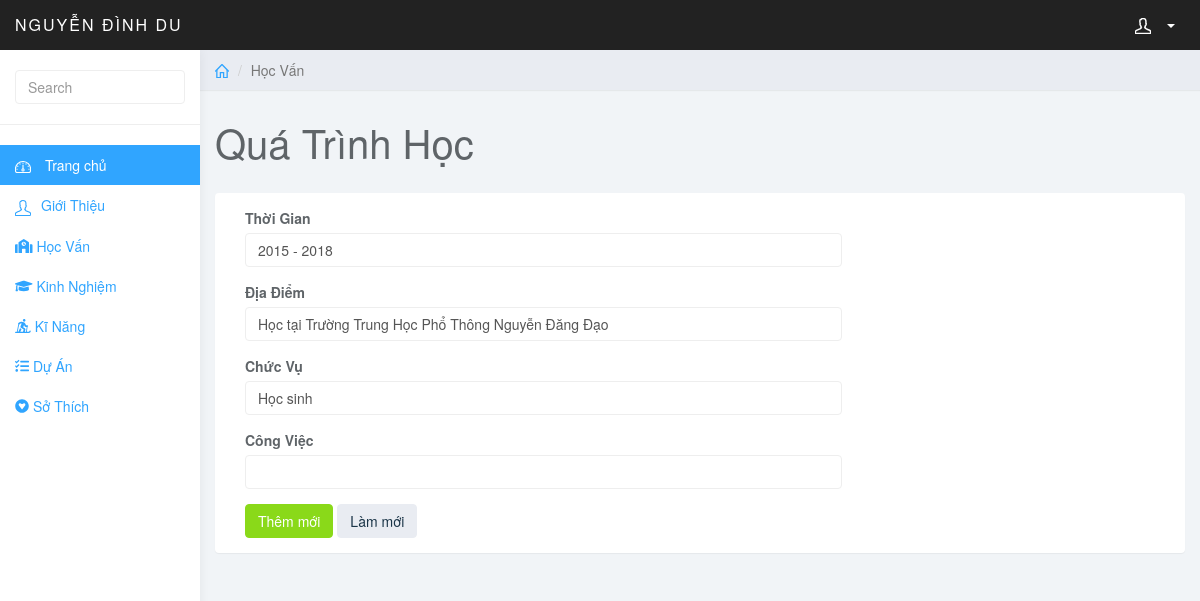
Screenshot of /admin/index.php?page=edit_kinhnghiem&id=1 (signed in) with the database file from the repository.
### tables this page shows
CREATE TABLE `kinhnghiem` (
  `id` int(10) NOT NULL,
  `date` varchar(30) NOT NULL,
  `kinhng` varchar(255) NOT NULL,
  `chucvu` varchar(255) NOT NULL,
  `congviec` varchar(255) NOT NULL,
  `diem` varchar(10) NOT NULL
);

### admin/edit_kinhnghiem.php (the view, shortened to what this page needs)
<?php
include('../config/connect.php');
$id = $_GET['id'];
$sql = "SELECT * FROM kinhnghiem WHERE id=$id";
$query = mysqli_query($conn, $sql);
$row = mysqli_fetch_assoc($query);
?>
<div class="col-sm-9 col-sm-offset-3 col-lg-10 col-lg-offset-2 main">
<div class="row">
        <ol class="breadcrumb">
            <li><a href="#"><svg class="glyph stroked home">
                        <use xlink:href="#stroked-home"></use>
                    </svg></a></li>
            <li class="active">Học Vấn</li>
        </ol>
    </div>
    <div class="row">
        <div class="col-lg-12">
            <h1 class="page-header">Quá Trình Học</h1>
        </div>
    </div>
    <div class="row">
        <div class="col-lg-12">
            <div class="panel panel-default">
                <div class="panel-body">
                    <div class="col-md-8">
                        <form role="form" method="post" enctype="multipart/form-data">
                            <div class="form-group">
                                <label>Thời Gian</label>
                                <input name="name" required class="form-control" placeholder="" value = "<?php echo $row['date'] ?>">
                            </div>
                            <div class="form-group">
                                <label>Địa Điểm</label>
                                <input name="birtday" required class="form-control" placeholder="" value = "<?php echo $row['kinhng'] ?>">
                            </div>
                            <div class="form-group">
                                <label>Chức Vụ</label>
                                <input name="chucvu" required class="form-control" placeholder="" value = "<?php echo $row['chucvu'] ?>">
                            </div>
                            <div class="form-group">
                                <label>Công Việc</label>
                                <input name="work" required class="form-control" placeholder="" value = "<?php echo $row['congviec'] ?>">
                            </div>
                            <button name="sbm" type="submit" class="btn btn-success">Thêm mới</button>
                            <button type="reset" class="btn btn-default">Làm mới</button>
                    </div>
                </div>
            </div>
        </div>
    </div>
</div>

### admin/css/styles.css (style rules this page uses)
body { background: #f1f4f7; padding-top: 50px; color: #5f6468; }
a, a:hover, a:focus { color: #30a5ff; }
h1, h2, h3, h4, h5, h6 { color: #5f6468; }
h1 { font-weight: 300; font-size: 40px; }
.form-control { border: 1px solid #eee; box-shadow: none; }
.btn-default, .btn-default:hover, .btn-default:focus, .btn-default:active, .btn-default.active, .open>.dropdown-toggle.btn-default, .btn-default.disabled, .btn-default[disabled], fieldset[disabled] .btn-default, .btn-default.disabled:hover, .btn-default[disabled]:hover, fieldset[disabled] .btn-default:hover, .btn-default.disabled:focus, .btn-default[disabled]:focus, fieldset[disabled] .btn-default:focus, .btn-default.disabled:active, .btn-default[disabled]:active, fieldset[disabled] .btn-default:active, .btn-default.disabled.active, .btn-default[disabled].active, fieldset[disabled] .btn-default.active { background-color: #e9ecf2; border-color: #e9ecf2; color: #1b3548; }
.btn-success, .btn-success:hover, .btn-success:focus, .btn-success:active, .btn-success.active, .open>.dropdown-toggle.btn-success, .btn-success.disabled, .btn-success[disabled], fieldset[disabled] .btn-success, .btn-success.disabled:hover, .btn-success[disabled]:hover, fieldset[disabled] .btn-success:hover, .btn-success.disabled:focus, .btn-success[disabled]:focus, fieldset[disabled] .btn-success:focus, .btn-success.disabled:active, .btn-success[disabled]:active, fieldset[disabled] .btn-success:active, .btn-success.disabled.active, .btn-success[disabled].active, fieldset[disabled] .btn-success.active { background-color: #8ad919; border-color: #8ad919; }
.panel { border: 0; }
.breadcrumb { border-radius: 0; padding: 10px 15px; background: #e9ecf2; box-shadow: 0 1px 1px rgba(0, 0, 0, .05); margin: 0; }
h1.page-header { margin-top: 30px; border-bottom: 0; }
.breadcrumb .glyph { height: 14px; width: 14px; margin: -2px 0 0 0; stroke-width: 4px; }

### rows the page displays
kinhnghiem: name "2015 - 2018", birtday "Học tại Trường Trung Học Phổ Thông Nguyễn Đăng Đạo", chucvu "Học sinh"
